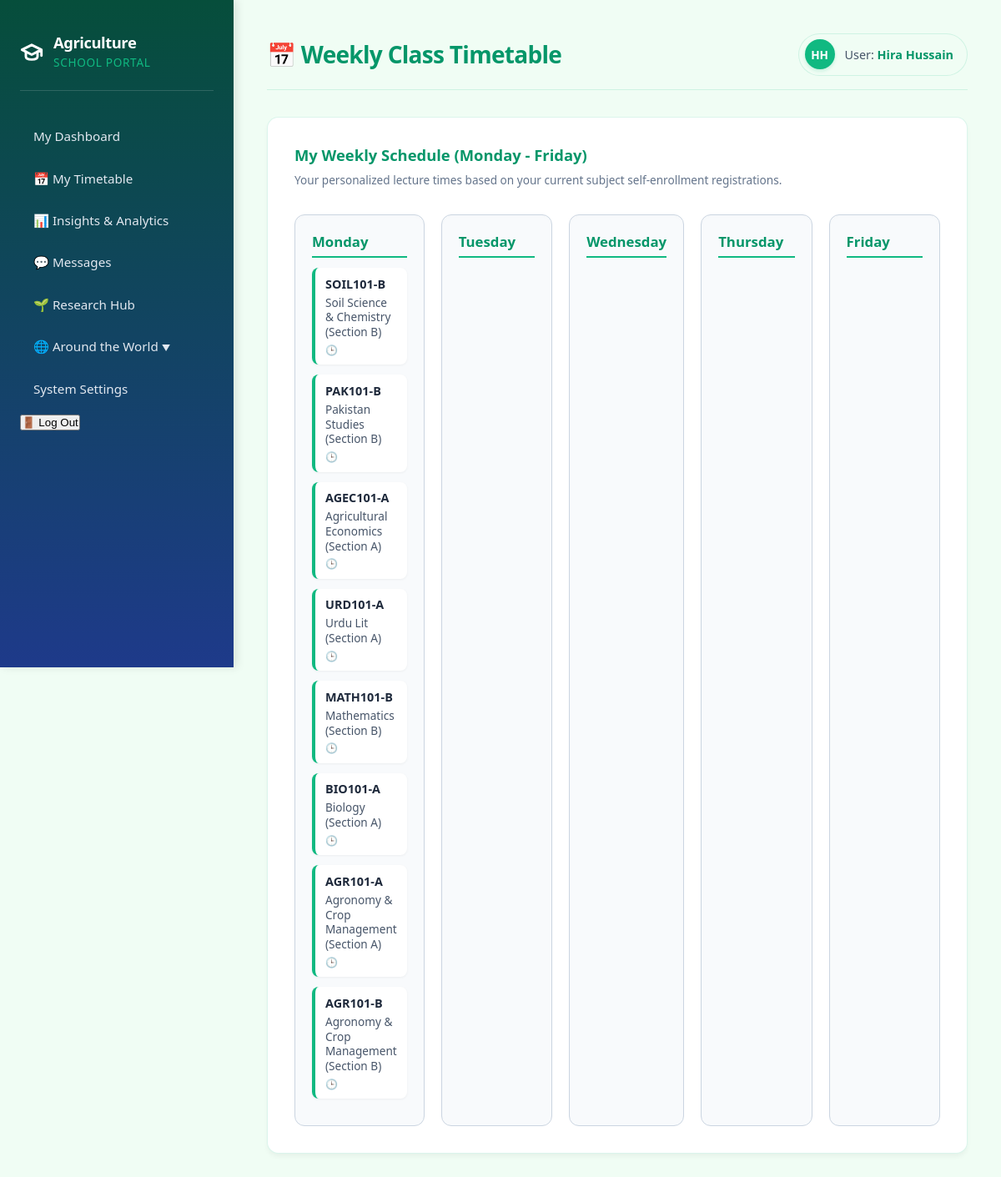
Page /student/timetable/ (signed in) on the earlier database version.
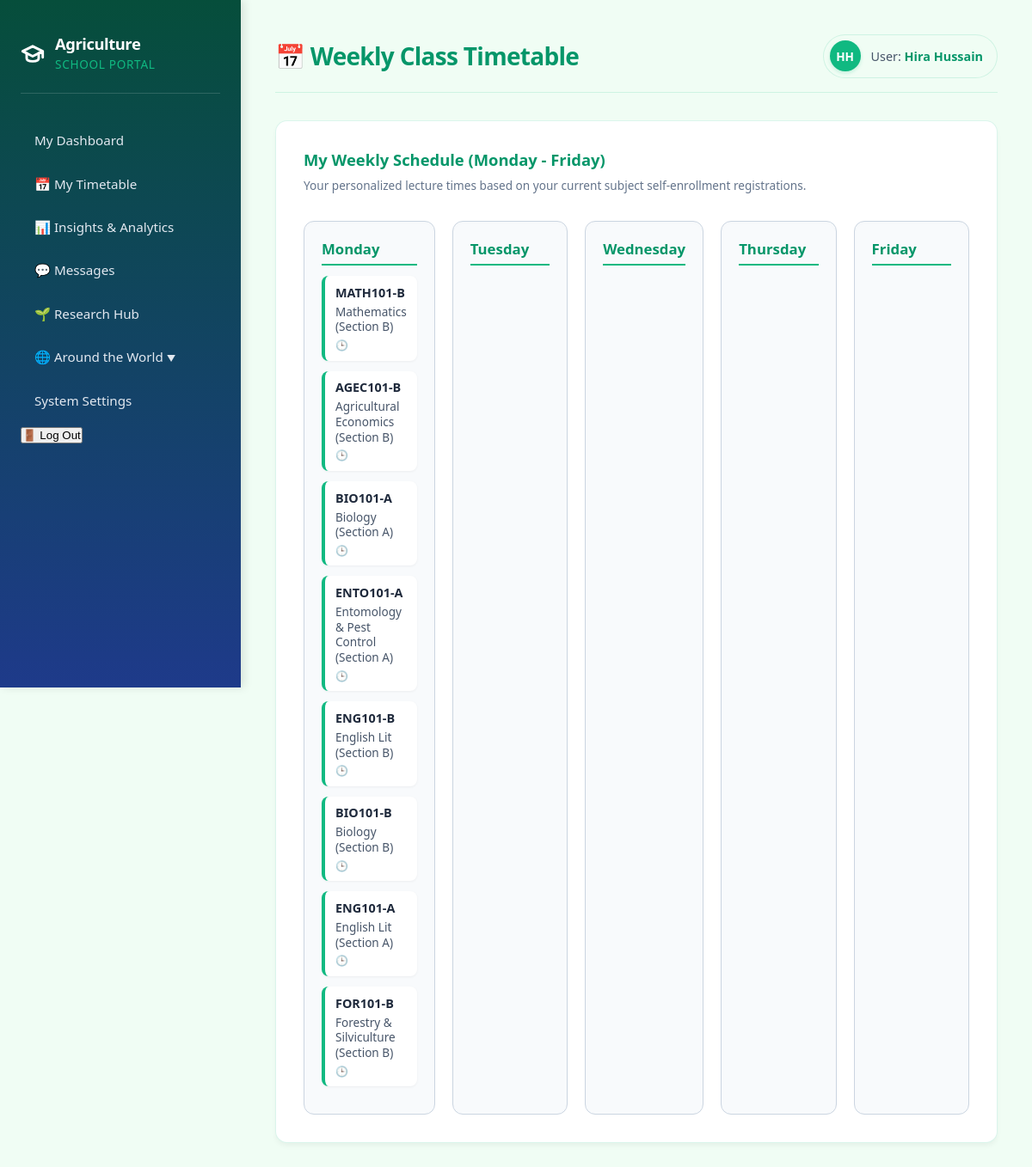
Same page on the later database version.
### core/models.py (models this page shows, shortened)
class Course(models.Model):
    name = models.CharField(max_length=100)
    code = models.CharField(max_length=10, unique=True)
    teacher = models.ForeignKey(TeacherProfile, on_delete=models.SET_NULL, null=True, related_name='courses')
    students = models.ManyToManyField(StudentProfile, related_name='courses', blank=True)
    day_of_week = models.CharField(max_length=15, default='Monday')
    start_time = models.TimeField(null=True, blank=True)
    end_time = models.TimeField(null=True, blank=True)

### core/views.py (the view)
# urls.py: path('student/timetable/', views.student_timetable_view, name='student_timetable'),
@login_required
def student_timetable_view(request):
    if not request.user.is_student:
        return redirect('login_redirect')
    student_profile = request.user.studentprofile
    courses = student_profile.courses.all()
    return render(request, 'core/student_timetable.html', {'courses': courses})

### core/models.py (called while the page is built)
    @property
    def get_initials(self):
        if self.first_name and self.last_name:
            return f"{self.first_name[0]}{self.last_name[0]}".upper()
        return self.username[:2].upper()

### core/templates/core/student_timetable.html (shortened to what this page needs)
{% extends 'core/base.html' %}
{% block header_title %}📅 Weekly Class Timetable{% endblock %}
{% block content %}
<div class="dashboard-grid" style="grid-template-columns: 1fr;">
    <div class="card">
        <h3>My Weekly Schedule (Monday - Friday)</h3>
        <p style="font-size: 0.85rem; color: #64748b; margin-bottom: 2rem;">Your personalized lecture times based on your current subject self-enrollment registrations.</p>
        <div style="display: grid; grid-template-columns: repeat(5, 1fr); gap: 1.25rem;">
            <div style="background-color: #f8fafc; padding: 1.25rem; border-radius: 0.75rem; border: 1px solid var(--border-color); box-shadow: inset 0 2px 4px rgba(0,0,0,0.01);">
                <strong style="color: var(--primary-hover); display: block; border-bottom: 2.5px solid var(--primary-color); padding-bottom: 0.4rem; margin-bottom: 0.75rem; font-size: 1.05rem;">Monday</strong>
                {% for course in courses %}
                    {% if course.day_of_week == 'Monday' %}
                        <div style="font-size: 0.85rem; margin-bottom: 0.75rem; padding: 0.6rem 0.75rem; background: white; border-radius: 0.5rem; border-left: 4px solid var(--primary-color); box-shadow: 0 1px 3px rgba(0,0,0,0.05); transition: transform 0.2s;">
                            <strong style="color: var(--text-color); font-size: 0.9rem;">{{ course.code }}</strong><br>
                            <span style="color: #475569; display: block; margin: 0.25rem 0; line-height: 1.3;">{{ course.name }}</span>
                            <span style="color: #94a3b8; font-size: 0.75rem; font-weight: bold; display: block; margin-top: 0.25rem;">🕒 {{ course.start_time|time:"g:i A" }}</span>
                        </div>
                    {% endif %}
                {% endfor %}
            </div>
            <div style="background-color: #f8fafc; padding: 1.25rem; border-radius: 0.75rem; border: 1px solid var(--border-color); box-shadow: inset 0 2px 4px rgba(0,0,0,0.01);">
                <strong style="color: var(--primary-hover); display: block; border-bottom: 2.5px solid var(--primary-color); padding-bottom: 0.4rem; margin-bottom: 0.75rem; font-size: 1.05rem;">Tuesday</strong>
            </div>
            <div style="background-color: #f8fafc; padding: 1.25rem; border-radius: 0.75rem; border: 1px solid var(--border-color); box-shadow: inset 0 2px 4px rgba(0,0,0,0.01);">
                <strong style="color: var(--primary-hover); display: block; border-bottom: 2.5px solid var(--primary-color); padding-bottom: 0.4rem; margin-bottom: 0.75rem; font-size: 1.05rem;">Wednesday</strong>
            </div>
            <div style="background-color: #f8fafc; padding: 1.25rem; border-radius: 0.75rem; border: 1px solid var(--border-color); box-shadow: inset 0 2px 4px rgba(0,0,0,0.01);">
                <strong style="color: var(--primary-hover); display: block; border-bottom: 2.5px solid var(--primary-color); padding-bottom: 0.4rem; margin-bottom: 0.75rem; font-size: 1.05rem;">Thursday</strong>
            </div>
            <div style="background-color: #f8fafc; padding: 1.25rem; border-radius: 0.75rem; border: 1px solid var(--border-color); box-shadow: inset 0 2px 4px rgba(0,0,0,0.01);">
                <strong style="color: var(--primary-hover); display: block; border-bottom: 2.5px solid var(--primary-color); padding-bottom: 0.4rem; margin-bottom: 0.75rem; font-size: 1.05rem;">Friday</strong>
            </div>
        </div>
    </div>
</div>
{% endblock %}

Differences in the rows shown:
removed Course: code "SOIL101-B", name "Soil Science & Chemistry (Section B)"
removed Course: code "PAK101-B", name "Pakistan Studies (Section B)"
removed Course: code "AGEC101-A", name "Agricultural Economics (Section A)"
removed Course: code "URD101-A", name "Urdu Lit (Section A)"
removed Course: code "AGR101-A", name "Agronomy & Crop Management (Section A)"
removed Course: code "AGR101-B", name "Agronomy & Crop Management (Section B)"
added Course: code "AGEC101-B", name "Agricultural Economics (Section B)"
added Course: code "ENTO101-A", name "Entomology & Pest Control (Section A)"
added Course: code "ENG101-B", name "English Lit (Section B)"
added Course: code "BIO101-B", name "Biology (Section B)"
added Course: code "ENG101-A", name "English Lit (Section A)"
added Course: code "FOR101-B", name "Forestry & Silviculture (Section B)"
